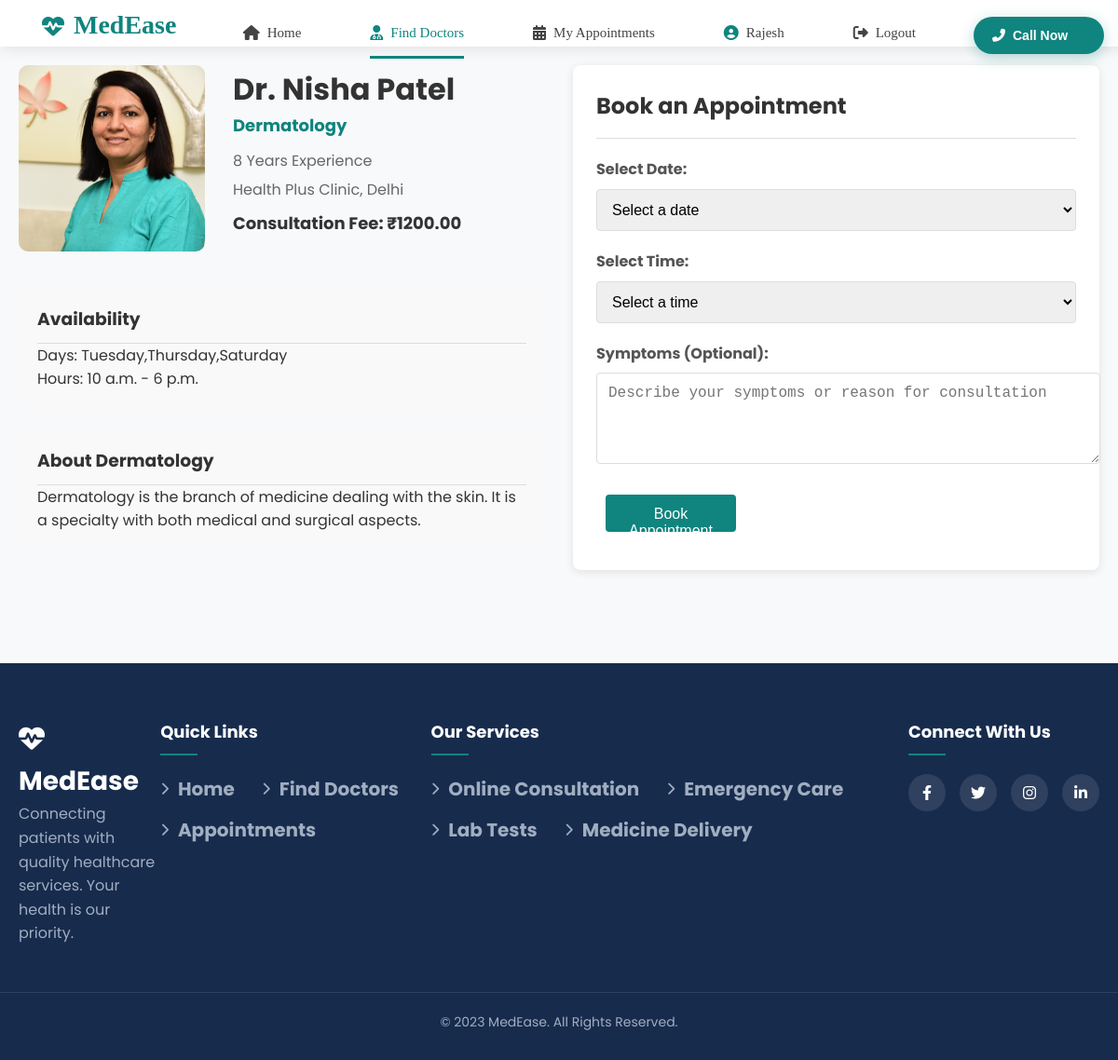
The page /doctors/2/ (signed in) on the database its author committed.
### members/models.py (models this page shows, shortened)
class User(AbstractUser):
    username=None
    email=models.EmailField(unique=True)
    mobile=models.CharField(max_length=14)
    city=models.CharField(max_length=100)
    is_patient = models.BooleanField(default=True)
    is_doctor = models.BooleanField(default=False)
    is_hospital_admin = models.BooleanField(default=False)
    objects=UserManager()
    USERNAME_FIELD='email'
    REQUIRED_FIELDS=[]

class Doctor(models.Model):
    user = models.OneToOneField(User, on_delete=models.CASCADE, related_name='doctor_profile')
    speciality = models.ForeignKey(Speciality, on_delete=models.SET_NULL, null=True)
    experience = models.PositiveIntegerField(default=0)  # Experience in years
    fee = models.DecimalField(max_digits=10, decimal_places=2)
    location = models.ForeignKey(Location, on_delete=models.SET_NULL, null=True)
    available_days = models.CharField(max_length=100, default="Monday-Friday")  # e.g. "Monday,Wednesday,Friday"
    available_time_start = models.TimeField(default="09:00")
    available_time_end = models.TimeField(default="17:00")
    profile_image = models.CharField(max_length=200, default="/static/images/profilePhotos/doctor-avatar.png")  # Path to profile image

class Speciality(models.Model):
    name = models.CharField(max_length=100)
    description = models.TextField(blank=True, null=True)
    image = models.CharField(max_length=200, blank=True, null=True)  # Path to image
    class Meta:
        verbose_name_plural = "Specialities"

class Location(models.Model):
    name = models.CharField(max_length=100)
    address = models.TextField()
    city = models.CharField(max_length=100)
    state = models.CharField(max_length=100)
    pincode = models.CharField(max_length=10)

### members/views.py (the view)
# urls.py: path('doctors/<int:doctor_id>/', member_views.doctor_detail, name='doctor_detail'),
def doctor_detail(request, doctor_id):
    doctor = get_object_or_404(Doctor, id=doctor_id)
    available_dates = []
    today = timezone.now().date()
    for i in range(7):
        date = today + datetime.timedelta(days=i)
        day_name = date.strftime('%A')
        if day_name in doctor.available_days:
            available_dates.append(date)
    context = {
        'doctor': doctor,
        'available_dates': available_dates
    }
    return render(request, 'doctor_detail.html', context)

### templates/doctor_detail.html (shortened to what this page needs)
{% extends 'base.html' %}
{% block content %}
<div class="doctor-detail-container">
    <div class="doctor-profile">
        <div class="doctor-header">
            <div class="doctor-img">
                <img src="{{ doctor.profile_image }}" alt="Dr. {{ doctor.user.first_name }} {{ doctor.user.last_name }}">
            </div>
            <div class="doctor-basic-info">
                <h1>Dr. {{ doctor.user.first_name }} {{ doctor.user.last_name }}</h1>
                <p class="doctor-specialty">{{ doctor.speciality.name }}</p>
                <p class="doctor-experience">{{ doctor.experience }} Years Experience</p>
                <p class="doctor-location">{{ doctor.location.name }}, {{ doctor.location.city }}</p>
                <p class="doctor-fee">Consultation Fee: ₹{{ doctor.fee }}</p>
            </div>
        </div>
        <div class="doctor-availability-info">
            <h3>Availability</h3>
            <p>Days: {{ doctor.available_days }}</p>
            <p>Hours: {{ doctor.available_time_start }} - {{ doctor.available_time_end }}</p>
        </div>
        {% if doctor.speciality.description %}
        <div class="doctor-speciality-info">
            <h3>About {{ doctor.speciality.name }}</h3>
            <p>{{ doctor.speciality.description }}</p>
        </div>
        {% endif %}
    </div>
    <div class="appointment-booking-section">
        <h2>Book an Appointment</h2>
        {% if user.is_authenticated %}
            {% if available_dates %}
            <form method="POST" action="{% url 'book_appointment' doctor.id %}" class="booking-form">
                <div class="form-group">
                    <label for="appointment_date">Select Date:</label>
                    <select name="appointment_date" id="appointment_date" required>
                        <option value="">Select a date</option>
                    </select>
                </div>
                <div class="form-group">
                    <label for="appointment_time">Select Time:</label>
                    <select name="appointment_time" id="appointment_time" required>
                        <option value="">Select a time</option>
                    </select>
                </div>
                <div class="form-group">
                    <label for="symptoms">Symptoms (Optional):</label>
                    <textarea name="symptoms" id="symptoms" rows="4" placeholder="Describe your symptoms or reason for consultation"></textarea>
                </div>
                <div class="form-actions">
                    <button type="submit" class="book-btn">Book Appointment</button>
                </div>
            </form>
            {% else %}
            <div class="no-availability">
                <p>The doctor is not available for appointments in the next 7 days.</p>
                <p>Please check back later or select another doctor.</p>
                <a href="{% url 'search_doctors' %}" class="back-btn">Back to Doctors</a>
            </div>
            {% endif %}
        {% else %}
        <div class="login-required">
            <p>Please log in to book an appointment.</p>
            <a href="{% url 'login' %}?next={% url 'doctor_detail' doctor.id %}" class="login-btn">Login</a>
            <a href="{% url 'signup' %}" class="signup-btn">Sign Up</a>
        </div>
        {% endif %}
    </div>
</div>
{% endblock %}

### templates/base.html (shortened to what this page needs)
<!DOCTYPE html>
<html lang="en">
<head>
    <link rel="stylesheet" href="https://cdnjs.cloudflare.com/ajax/libs/font-awesome/6.4.0/css/all.min.css">
    <link rel="stylesheet" href="/static/css/style.css">
</head>
<body>
    <nav class="navbar">
        <div class="navdiv">
            <div class="logo"><a href="/"><i class="fas fa-heartbeat"></i>MedEase</a></div>
            <div class="nav-wrapper">
                <ul id="nav-menu">
                    <li class="{% if request.path == '/' %}active{% endif %}">
                        <a href="/"><i class="fas fa-home"></i> Home</a>
                    </li>
                    <li class="{% if '/doctors/' in request.path %}active{% endif %}">
                        <a href="/doctors/"><i class="fas fa-user-md"></i> Find Doctors</a>
                    </li>
                    {% if user.is_authenticated %}
                    {% if user.is_doctor %}
                    <li class="{% if '/appointments/' in request.path %}active{% endif %}">
                        <a href="/appointments/"><i class="fas fa-calendar-alt"></i> My Appointments</a>
                    </li>
                    {% elif user.is_hospital_admin %}
                    <li class="{% if '/admin/' in request.path %}active{% endif %}">
                        <a href="{% url 'admin_dashboard' %}"><i class="fas fa-chart-line"></i> Admin Dashboard</a>
                    </li>
                    {% else %}
                    <li class="{% if '/appointments/' in request.path %}active{% endif %}">
                        <a href="/appointments/"><i class="fas fa-calendar-alt"></i> My Appointments</a>
                    </li>
                    {% endif %}
                    <li class="user-welcome">
                        <a href="#"><i class="fas fa-user-circle"></i> {{ user.first_name }}</a>
                    </li>
                    <li>
                        <a href="/logout/"><i class="fas fa-sign-out-alt"></i> Logout</a>
                    </li>
                    {% endif %}
                </ul>
                <button class="call-btn" id="call-btn">
                    <a href="javascript:void(0)"><i class="fas fa-phone-alt"></i> Call Now</a>
                </button>
            </div>
        </div>
    </nav>
    <main>
        {% block content %}{% endblock %}
    </main>
    <footer>
        <div class="footer-content">
            <div class="footer-logo">
                <h1><i class="fas fa-heartbeat"></i> MedEase</h1>
                <p>Connecting patients with quality healthcare services. Your health is our priority.</p>
            </div>
            <div class="footer-links">
                <h3>Quick Links</h3>
                <ul>
                    <li><a href="/"><i class="fas fa-chevron-right"></i> Home</a></li>
                    <li><a href="/doctors/"><i class="fas fa-chevron-right"></i> Find Doctors</a></li>
                    <li><a href="/appointments/"><i class="fas fa-chevron-right"></i> Appointments</a></li>
                </ul>
            </div>
            <div class="footer-links">
                <h3>Our Services</h3>
                <ul>
                    <li><a href="#"><i class="fas fa-chevron-right"></i> Online Consultation</a></li>
                    <li><a href="#"><i class="fas fa-chevron-right"></i> Emergency Care</a></li>
                    <li><a href="#"><i class="fas fa-chevron-right"></i> Lab Tests</a></li>
                    <li><a href="#"><i class="fas fa-chevron-right"></i> Medicine Delivery</a></li>
                </ul>
            </div>
            <div class="footer-social">
                <h3>Connect With Us</h3>
                <div class="social-icons">
                    <a href="#"><i class="fab fa-facebook-f"></i></a>
                    <a href="#"><i class="fab fa-twitter"></i></a>
                    <a href="#"><i class="fab fa-instagram"></i></a>
                    <a href="#"><i class="fab fa-linkedin-in"></i></a>
                </div>
            </div>
        </div>
        <div class="copyright">
            <p>&copy; 2023 MedEase. All Rights Reserved.</p>
        </div>
    </footer>
</body>
</html>

### static/css/style.css (style rules this page uses)
* { text-decoration: none; padding: 0; margin: 0; }
.navbar { background-color: teal; font-family: calibri; padding-right: 15px; padding-left: 15px; height: 50px; }
.navdiv { display: flex; align-items: center; justify-content: space-between; }
.logo a { font-size: 30px; font-weight: 600; color: white; padding-bottom: 10%; }
li { list-style: name; display: inline-block; }
li a { color: white; font-size: 20px; font-weight: bold; margin-right: 25px; }
button { background-color: white; margin-left: 10px; margin-top: 5px; border-radius: 10px; padding: 10px; width: 140px; height: 40px; }
button a { color: rgb(0, 148, 118); font-weight: bold; font-size: 15px; }

### templates/doctor_detail.html (style rules this page uses)
.doctor-detail-container { max-width: 1200px; margin: 0 auto; padding: 20px; display: grid; grid-template-columns: 1fr 1fr; gap: 30px; }
.doctor-header { display: flex; margin-bottom: 30px; }
.doctor-img { flex: 0 0 200px; margin-right: 30px; }
.doctor-img img { width: 100%; border-radius: 10px; }
.doctor-basic-info h1 { margin-top: 0; color: #333; }
.doctor-specialty { color: #10847e; font-weight: bold; font-size: 18px; margin-bottom: 10px; }
.doctor-experience, .doctor-location { margin: 5px 0; color: #666; }
.doctor-fee { font-weight: bold; font-size: 18px; margin: 10px 0; }
.doctor-availability-info, .doctor-speciality-info { background-color: #f9f9f9; padding: 20px; border-radius: 8px; margin-bottom: 20px; }
.doctor-availability-info h3, .doctor-speciality-info h3 { margin-top: 0; color: #333; border-bottom: 1px solid #ddd; padding-bottom: 10px; }
.appointment-booking-section { background-color: white; padding: 25px; border-radius: 8px; box-shadow: 0 2px 10px rgba(0,0,0,0.1); }
.appointment-booking-section h2 { margin-top: 0; color: #333; border-bottom: 1px solid #ddd; padding-bottom: 15px; margin-bottom: 20px; }
.booking-form .form-group { margin-bottom: 20px; }
.booking-form label { display: block; margin-bottom: 8px; font-weight: bold; color: #555; }
.booking-form select, .booking-form textarea { width: 100%; padding: 12px; border: 1px solid #ddd; border-radius: 4px; font-size: 16px; }
.book-btn, .back-btn, .login-btn, .signup-btn { display: inline-block; padding: 12px 25px; background-color: #10847e; color: white; text-decoration: none; border: none; border-radius: 4px; font-size: 16px; cursor: pointer; transition: background-color 0.3s; }

### rows shown on the page
User: first_name "Rajesh"
Doctor: profile_image (picture), user.first_name "Nisha", user.last_name "Patel", speciality.name "Dermatology", experience "8", location.name "Health Plus Clinic", location.city "Delhi", fee "1200.00", available_days "Tuesday,Thursday,Saturday", available_time_start "10 a.m.", available_time_end "6 p.m.", speciality.description "Dermatology is the branch of medicine dealing with the skin. It is a specialty with both medical and surgical aspects."
